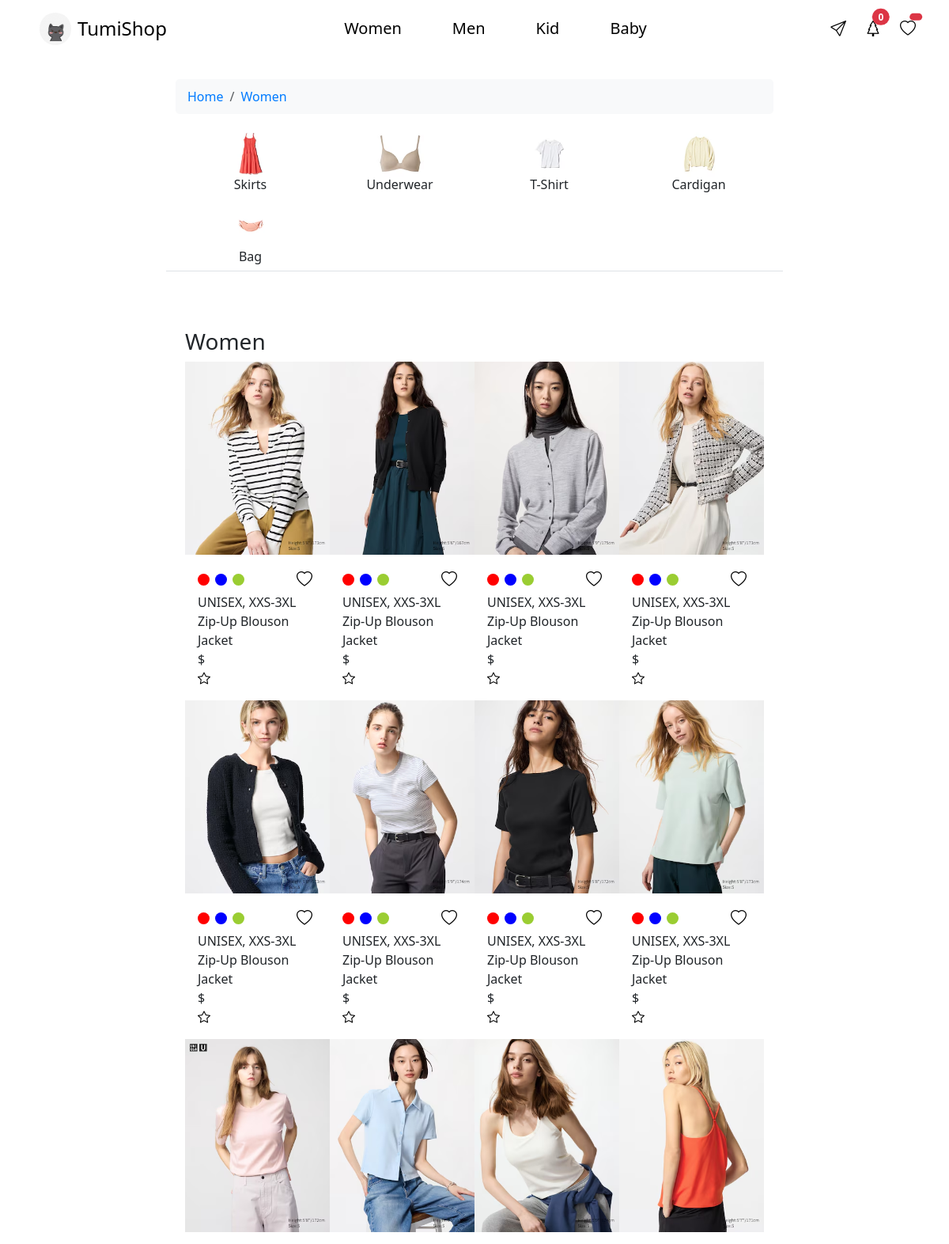
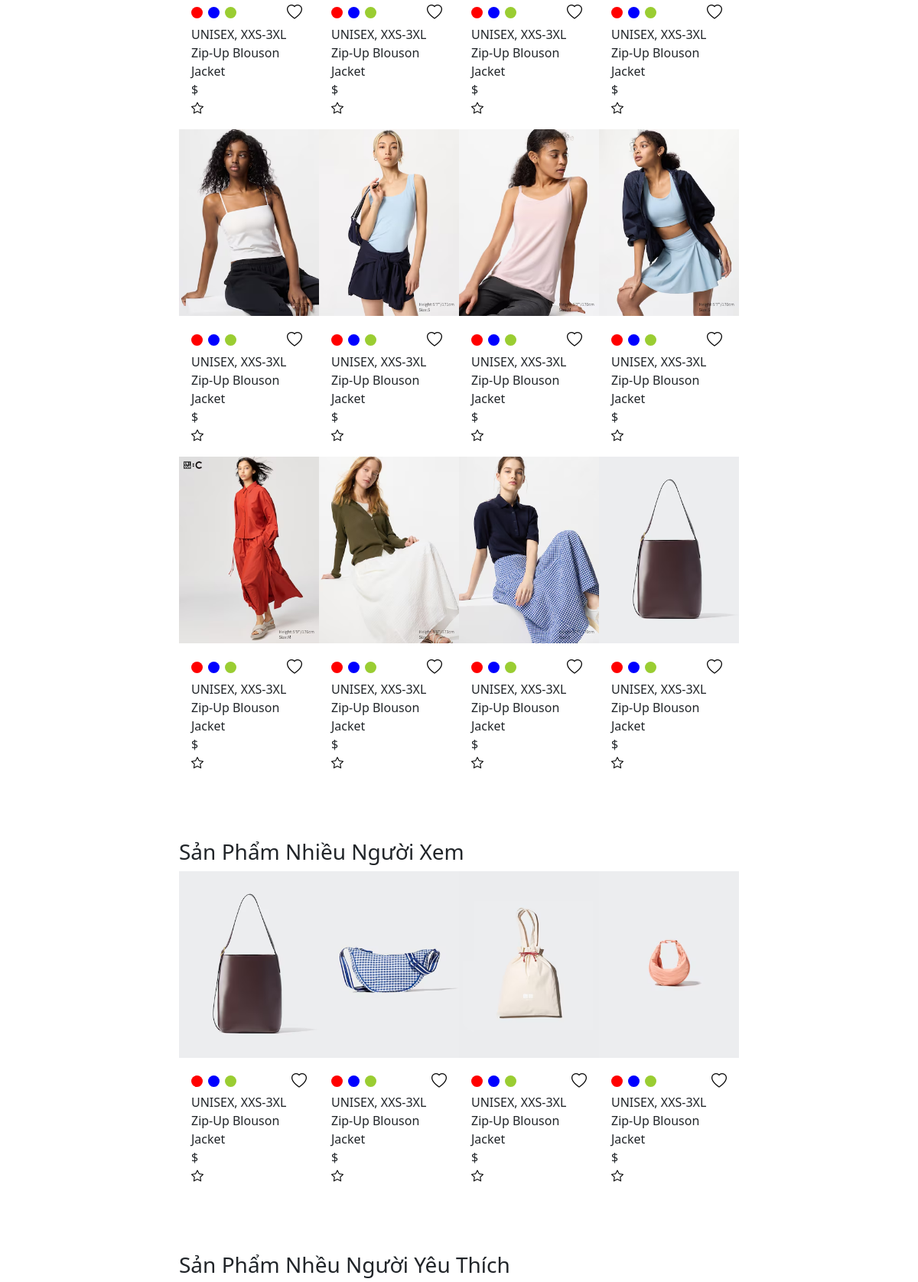
Page /index.php?page=women (upper part) on the committed database (2 pictures, top to bottom).
### tables this page shows
CREATE TABLE `phanloai` (
  `id_phanloai` int(11) NOT NULL,
  `name_phanloai` varchar(10) NOT NULL
);

CREATE TABLE `danhmuc` (
  `dm_id` int(4) NOT NULL,
  `name` varchar(100) NOT NULL,
  `stt` int(11) DEFAULT NULL,
  `img` varchar(50) NOT NULL,
  `id_phanloai` int(11) NOT NULL
);

CREATE TABLE `item` (
  `id` int(11) NOT NULL,
  `img` varchar(100) DEFAULT NULL,
  `view` int(1) DEFAULT NULL,
  `dm_id` int(4) NOT NULL,
  `love` int(11) DEFAULT NULL,
  `new` tinyint(1) DEFAULT NULL,
  `sale` tinyint(4) DEFAULT NULL,
  `name_item` varchar(200) DEFAULT NULL,
  `id_phanloai` int(11) NOT NULL,
  `created_at` datetime DEFAULT NULL
);

### dao/pdo.php (called while the page is built, shortened)
<?php
function pdo_get_connection(){
    $dburl = "mysql:host=localhost;dbname=tumiProject;charset=utf8";
    $username = 'root';
    $password = '';
    $conn = new PDO($dburl, $username, $password);
    $conn->setAttribute(PDO::ATTR_ERRMODE, PDO::ERRMODE_EXCEPTION);
    return $conn;
}
function pdo_query($sql){
    $sql_args = array_slice(func_get_args(), 1);
    try{
        $conn = pdo_get_connection();
        $stmt = $conn->prepare($sql);
        $stmt->execute($sql_args);
        $rows = $stmt->fetchAll();
        return $rows;
    }
    catch(PDOException $e){
        throw $e;
    }
    finally{
        unset($conn);
    }
}
function pdo_query_one($sql){
    $sql_args = array_slice(func_get_args(), 1);
    try{
        $conn = pdo_get_connection();
        $stmt = $conn->prepare($sql);
        $stmt->execute($sql_args);
        $row = $stmt->fetch(PDO::FETCH_ASSOC);
        return $row;
    }
    catch(PDOException $e){
        throw $e;
    }
    finally{
        unset($conn);
    }
}

### dao/danhmuc.php (called while the page is built, shortened)
<?php
require_once 'pdo.php';
function dm_all($id_phanloai){
    $sql = "SELECT * FROM danhmuc where id_phanloai = ? order by stt asc";
    return pdo_query($sql, $id_phanloai);
}
function get_phanploai(){
    $sql = "SELECT *
            from phanloai
            -- join danhmuc
            -- on phanloai.id_phanloai = danhmuc.id_phanloai
            -- where id_phanloai !=0;
            ";
    return pdo_query($sql);
}

### dao/bill.php (called while the page is built, shortened)
<?php
require_once 'pdo.php';
function countDonHang($id_user){
  $sql = "SELECT count(id_bill) as total from bill where id_user = ?";
  $result = pdo_query_one($sql, $id_user);
  return $result['total'];
}

### dao/sanpham.php (called while the page is built, shortened)
<?php
require_once 'pdo.php';
function get_dssp($keyword,$dm_id,$limi,$id_phanloai){
    $sql = "SELECT item.*
            FROM item
            join danhmuc
            on item.dm_id = danhmuc.dm_id
            where item.id_phanloai = ?";
    $sql .=" order by item.id desc limit ".$limi;
    return pdo_query($sql, $id_phanloai);
}
function get_dsspHot($dm_id,$limi, $id_phanloai){
    $sql = "SELECT * FROM item where id_phanloai = ?";
    $sql .=" order by view desc limit ".$limi;
    return pdo_query($sql,$id_phanloai);
}

### view/women.php (the view, shortened to what this page needs)
<?php
  $html_dm ='';
  foreach ($dsdm as $dm) {
    extract($dm);
    $link='index.php?page=women&dm_id='.$dm_id;
    $html_dm .='<div class="col-xl-3 col-lg-3 col-md-4 col-sm-6">
                  <div class="card align-items-center border-0">
                  <a href="'.$link.'" class="img-item" data-aos="zoom-in" data-aos-duration="1500">
                  <img class="card-img-top" src="layout/images/dm/'.$img.'" alt="Item" style="width: 60px;">
                    </a>
                    <h6 class="card-title">'.$name.'</h6>
                  </div>
                </div>';
  }
  $html_dsdm = '';
  foreach ($dssp as $sp) {
    extract($sp);
    $link ="index.php?page=sanphamchitiet&idpro=".$id;
    $html_dsdm .='<div class="col-lg-3 col-sm-6 ">
                    <div class="card" style="border-radius: 0px ; border: none;" data-aos="fade-up"
                                                                                data-aos-duration="1500"
                                                                                data-aos-delay="200"
                                                                                data-aos-easing="ease-in-out"
                                                                                data-aos-offset="200">
                      <a href="'.$link.'">
                      <img class="card-img-top " src="layout/images/outerwear/'.$img.'" alt="Card image" style="width:100%; border-radius: 0px;">
                      </a>
                      <div class="card-body">
                        <div class="d-flex justify-content-between align-items-center">
                          <div class="d-flex" style="gap: 7px;">
                            <div style="width: 15px; height: 15px; border-radius: 50%; background: red;"></div>
                            <div style="width: 15px; height: 15px; border-radius: 50%; background: blue;"></div>
                            <div style="width: 15px; height: 15px; border-radius: 50%; background: yellowgreen;"></div>
                          </div>
                          <form action="index.php?page=addlike" method="post">
                            <button style="border: none; background: none;" type="submit" name="addlike">
                              <i class="bi bi-heart fs-5"></i>
                            </button>
                          </form>
                        </div>
                        <div class="d-flex flex-column">
                          <span>UNISEX, XXS-3XL</span>
                          <span>Zip-Up Blouson Jacket</span>
                          <span>$'.$price.'</span>
                          <i class="bi bi-star">'.$star.'</i>
                        </div>
                      </div>
                    </div>
                  </div>';
  }
  if ($titlePage!=""){
    $title=$titlePage;
  }else{
    $title = "Women";
  }
  $html_sanPhamHot ='';
  foreach ($dsspHot as $hot ) {
    extract($hot);
    $link = "index.php?page=sanphamchitiet&idpro=".$id;
    $html_sanPhamHot .='<div class="col-lg-3 col-sm-6 ">
                    <div class="card" style="border-radius: 0px ; border: none;" data-aos="fade-up"
                                                                                data-aos-duration="1500"
                                                                                data-aos-delay="200"
                                                                                data-aos-easing="ease-in-out"
                                                                                data-aos-offset="200">
                    <a href="'.$link.'">
                      <img class="card-img-top" src="layout/images/outerwear/'.$img.'" alt="Card image" style="width:100%; border-radius: 0px;">
                      </a>
                      <div class="card-body">
                        <div class="d-flex justify-content-between align-items-center">
                          <div class="d-flex" style="gap: 7px;">
                            <div style="width: 15px; height: 15px; border-radius: 50%; background: red;"></div>
                            <div style="width: 15px; height: 15px; border-radius: 50%; background: blue;"></div>
                            <div style="width: 15px; height: 15px; border-radius: 50%; background: yellowgreen;"></div>
                          </div>
                          <i class="bi bi-heart fs-5"></i>
                        </div>
                        <div class="d-flex flex-column">
                          <span>UNISEX, XXS-3XL</span>
                          <span>Zip-Up Blouson Jacket</span>
                          <span>$'.$price.'</span>
                          <i class="bi bi-star">'.$star.'</i>
                        </div>
                      </div>
                    </div>
                  </div>';
  }
  $html_breadcrumb = '';
  $html_breadcrumb .='<li class="breadcrumb-item"><a href="index.php">Home</a></li>
                      <li class="breadcrumb-item"><a href = "index.php?page=women">Women</a></li>
                      ';
?>
<nav class="container" aria-label="breadcrumb" style="position: sticky; top: 0; margin-top: 100px">
      <ol class="breadcrumb">
        <?=$html_breadcrumb;?>
      </ol>
</nav>
<div class="container border-bottom" style="margin-top: 0px;">
    <div class="row g-1 m-0 p-0">
      <?=$html_dm;?>
    </div>
</div>
<div class="container-fluid" style="margin-top: 72px;">
    <div class="container">
      <h3 class="titlte">
        <?=$title?>
      </h3>
      <div class="row g-0 m-0 p-0">
        <?=$html_dsdm;?>
      </div>
    </div>
</div>
<div class="container-fluid" style="margin-top: 72px;">
    <div class="container">
      <h3>Sản Phẩm Nhiều Người Xem</h3>
        <div class="row g-0 m-0 p-0" >
        <?=$html_sanPhamHot;?>
        </div>
    </div>
</div>
<div class="container-fluid" style="margin-top: 72px;">
    <div class="container">
      <h3>Sản Phẩm Nhều Người Yêu Thích</h3>
    </div>
</div>

### view/header1.php (shortened to what this page needs)
<?php
  $html_phanloai = '';
  foreach ($phanloai as $pl) {
    extract($pl);
    $html_phanloai .='
                      <li class="nav-item">
                      <a href="index.php?page='.$name_phanloai.'" class="nav-link"><span style="text-transform:capitalize;">'.$name_phanloai.'</span></a>
                      </li>
                    ';
  }
?>
<!DOCTYPE html>
<html lang="en">
<head>
  <link rel="stylesheet" href="https://cdn.jsdelivr.net/npm/swiper@11/swiper-bundle.min.css" />
  <link rel="stylesheet" href="layout/css/home1.css">
  <link href="https://cdn.jsdelivr.net/npm/bootstrap@5.3.3/dist/css/bootstrap.min.css" rel="stylesheet">
  <link rel="stylesheet" href="https://cdn.jsdelivr.net/npm/bootstrap-icons@1.11.3/font/bootstrap-icons.min.css">
  <link rel="stylesheet" href="https://cdn.datatables.net/1.13.4/css/jquery.dataTables.min.css">
  <link href="https://unpkg.com/aos@2.3.1/dist/aos.css" rel="stylesheet">
</head>
<body style="width: 65%; margin: 0 auto">
  <div class="container-fluid" style="margin-bottom: 100px;">
    <div class="container">
      <nav class="navbar fixed-top navbar-expand-lg" style="background: white;">
        <div class="container">
          <a class="navbar-brand d-flex justify-content-center align-items-center p-2 m-0 gap-2" href="index.php">
            <img src="layout/images/logo/cute.jpg" alt="Logo" style="width: 40px;" class="rounded-pill">
            <h4 class="logo-text m-0">TumiShop</h4>
          </a>
          <div class="offcanvas offcanvas-start" tabindex="-1" id="offcanvasNavbar" aria-labelledby="offcanvasNavbarLabel">
            <div class="offcanvas-body d-flex justify-content-sm-center align-items-center flex-column flex-lg-row">
              <ul class="navbar-nav justify-content-center flex-grow-1 pe-3 align-items-center align-items-sm-center gap-5" >
              <?=$html_phanloai;?>
              </ul>
              <div class="d-flex gap-4 ">
                <a href="index.php?page=tinnhanpage" class="position-relative">
                  <i class="bi bi-send fs-5"></i>
                </a>
                <a href="index.php?page=chuyenkhoan" class="position-relative button">
                  <i class="bi bi-tree fs-5"></i>
                  <span id="donhang-badge" class="position-absolute top-0 start-100 translate-middle badge rounded-pill bg-danger">
                    <?=$countDonHang?>
                  </span>
                </a>
                <a href="index.php?page=viewlike" class="position-relative button">
                  <i class="bi bi-heart fs-5"></i>
                  <span id="yeuthich-badge" class="position-absolute top-0 start-100 translate-middle badge rounded-pill bg-danger">
                  </span>
                </a>
              </div>
            </div>
          </div>
        </div>
      </nav>
    </div>
  </div>

### layout/css/home1.css (style rules this page uses)
html, body { position: relative; height: 100%; }
body { font-family: Helvetica Neue, Helvetica, Arial, sans-serif; font-size: 14px; color: #000; margin: 0; padding: 0; }
.bi,.logo-text { color: black; }
.nav-link { color: black !important; font-size: 20px !important; text-decoration: none; position: relative; display: inline-block; transition: color 0.3s ease-in-out; }
.nav-link::after { content: ""; position: absolute; width: 0; height: 3px; bottom: 0; left: 0; background-color: white; transition: width 0.3s ease-in-out; }

### view/women.php (style rules this page uses)
a { text-decoration: none; color: black; }
.card-img-top { transition: transform 0.5s ease; }
.breadcrumb { background: #f8f9fa; padding: 10px 15px; border-radius: 5px; }
.breadcrumb-item a { color: #007bff; text-decoration: none; }

### rows in the picture
phanloai: name_phanloai "Women"
phanloai: name_phanloai "Men"
phanloai: name_phanloai "Kid"
phanloai: name_phanloai "Baby"
danhmuc: img (picture), name "Skirts"
danhmuc: img (picture), name "Underwear"
danhmuc: img (picture), name "T-Shirt"
danhmuc: img (picture), name "Cardigan"
danhmuc: img (picture), name "Bag"
item: img (picture)
item: img (picture)
item: img (picture)
item: img (picture)
item: img (picture)
item: img (picture)
item: img (picture)
item: img (picture)
item: img (picture)
item: img (picture)
item: img (picture)
item: img (picture)
item: img (picture)
item: img (picture)
item: img (picture)
item: img (picture)
item: img (picture)
item: img (picture)
item: img (picture)
item: img (picture)
item: img (picture)
item: img (picture)
item: img (picture)

### other values in the picture
$countDonHang "0"
$title "Women"
